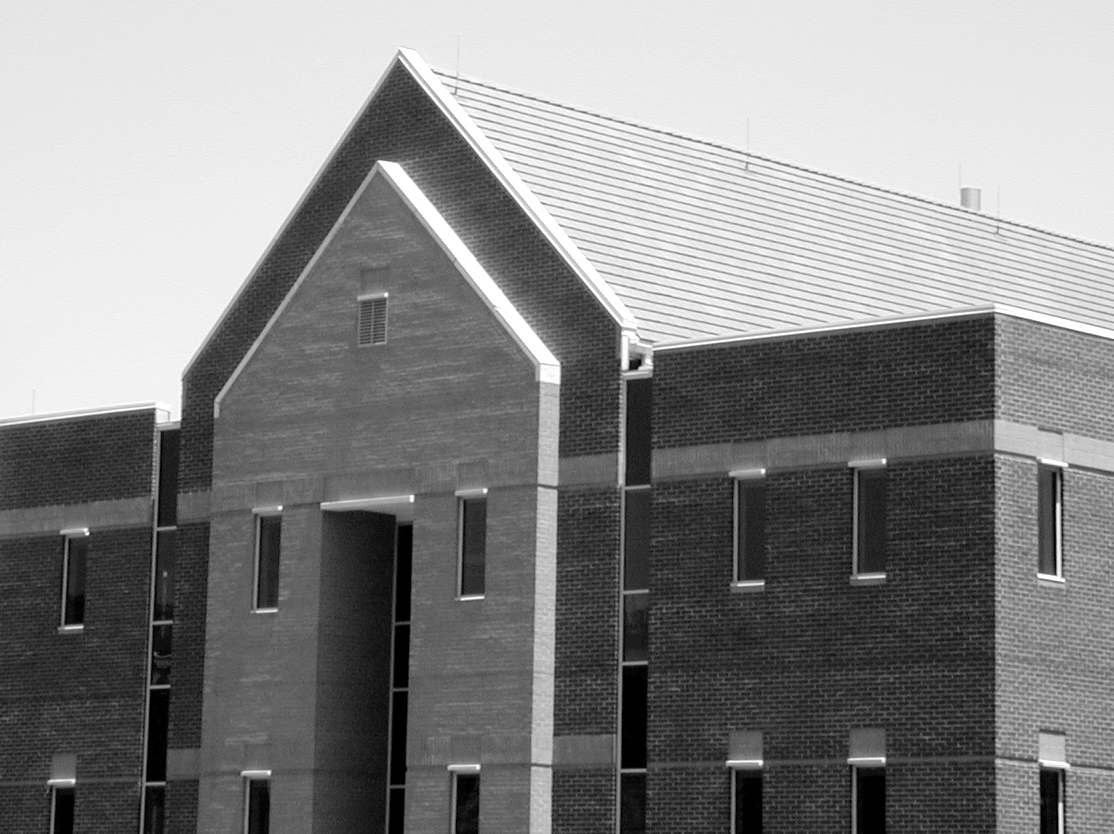
%> input picture Task 4/Fig1.tif, 1114 x 834 px
$ octave Lab5.m   (GNU Octave 9; MATLAB toolbox functions it lacks are replaced by stand-ins)
%> lines starting %> are read from the running program, lines starting %| are printed output that depends on the picture; in (x1, y1, x2, y2) boxes, pixels count from 0 and x2, y2 are one past the last pixel; in counts of white or black regions, pixels touching at a corner belong together; the program's own positions count from 1
### Task 4/imnoise2.m
function R = imnoise2(type, M, N, a, b)
%IMNOISE2 Generates an array of random numbers with specified PDF.
%   R = IMNOISE2(TYPE, M, N, A, B) generates an array, R, of size
%   M-by-N, whose elements are random numbers of the specified TYPE
%   with parameters A and B. If only TYPE is included in the
%   input argument list, a  single random number of the specified
%   TYPE and default parameters shown below is generated. If only
%   TYPE, M, and N are provided, the default parameters shown below
%   are used.  If M = N = 1, IMNOISE2 generates a single random
%   number of the specified TYPE and parameters A and B.
%
%   Valid values for TYPE and parameters A and B are:
%
%   'uniform'       Uniform random numbers in the interval (A, B).
%                   The default values are (0, 1).
%   'gaussian'      Gaussian random numbers with mean A and standard
%                   deviation B. The default values are A = 0, B = 1.
%   'salt & pepper' Salt and pepper numbers of amplitude 0 with
%                   probability Pa = A, and amplitude 1 with
%                   probability Pb = B. The default values are Pa =
%                   Pb = A = B = 0.05.  Note that the noise has
%                   values 0 (with probability Pa = A) and 1 (with
%                   probability Pb = B), so scaling is necessary if
%                   values other than 0 and 1 are required. The noise
%                   matrix R is assigned three values. If R(x, y) =
%                   0, the noise at (x, y) is pepper (black).  If
%                   R(x, y) = 1, the noise at (x, y) is salt
%                   (white). If R(x, y) = 0.5, there is no noise
%                   assigned to coordinates (x, y).
%   'lognormal'     Lognormal numbers with offset A and shape
%                   parameter B. The defaults are A = 1 and B =
%                   0.25.
%   'rayleigh'      Rayleigh noise with parameters A and B. The
%                   default values are A = 0 and B = 1.
%   'exponential'   Exponential random numbers with parameter A.  The
%                   default is A = 1.
%   'erlang'        Erlang (gamma) random numbers with parameters A
%                   and B.  B must be a positive integer. The
%                   defaults are A = 2 and B = 5.  Erlang random
%                   numbers are approximated as the sum of B
%                   exponential random numbers.

%   Copyright 2002-2004 R. C. Gonzalez, R. E. Woods, & S. L. Eddins
%   Digital Image Processing Using MATLAB, Prentice-Hall, 2004
%   $Revision: 1.5 $  $Date: 2003/10/12 23:37:29 $

% Set default values.
if nargin == 1
   a = 0; b = 1;
   M = 1; N = 1;
elseif nargin == 3
   a = 0; b = 1;
end

% Begin processing. Use lower(type) to protect against input being
% capitalized.
switch lower(type)
case 'uniform'
   R = a + (b - a)*rand(M, N);
case 'gaussian'
   R = a + b*randn(M, N);
case 'salt & pepper'
   if nargin <= 3
      a = 0.05; b = 0.05;
   end
   % Check to make sure that Pa + Pb is not > 1.
   if (a + b) > 1
      error('The sum Pa + Pb must not exceed 1.')
   end
   R(1:M, 1:N) = 0.5;
   % Generate an M-by-N array of uniformly-distributed random numbers
   % in the range (0, 1). Then, Pa*(M*N) of them will have values <=
   % a. The coordinates of these points we call 0 (pepper
   % noise). Similarly, Pb*(M*N) points will have values in the range
   % > a & <= (a + b).  These we call 1 (salt noise).
   X = rand(M, N);
   c = find(X <= a);
   R(c) = 0;
   u = a + b;
   c = find(X > a & X <= u);
   R(c) = 1;
case 'lognormal'
   if nargin <= 3
      a = 1; b = 0.25;
   end
   R = a*exp(b*randn(M, N));
case 'rayleigh'
   R = a + (-b*log(1 - rand(M, N))).^0.5;
case 'exponential'
   if nargin <= 3
      a = 1;
   end
   if a <= 0
      error('Parameter a must be positive for exponential type.')
   end
   k = -1/a;
   R = k*log(1 - rand(M, N));
case 'erlang'
   if nargin <= 3
      a = 2; b = 5;
   end
   if (b ~= round(b) | b <= 0)
      error('Param b must be a positive integer for Erlang.')
   end
   k = -1/a;
   R = zeros(M, N);
   for j = 1:b
      R = R + k*log(1 - rand(M, N));
   end
otherwise
   error('Unknown distribution type.')
end


### Task 4/Lab5.m
clear
clc
close all

im1=imread('Fig1.tif');
%> im1 is the input picture: size 834x1114 uint8; min 0, max 255, mean 133.3
im2=imread('Fig2.tif');
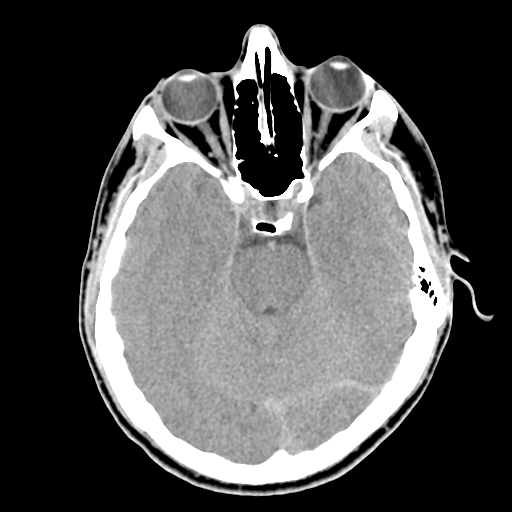
%> input picture Task 4/Fig2.tif, 512 x 512 px
%> im2 is the input picture: size 512x512 uint8; min 0, max 255, mean 80.4
% [122 lines of commented-out code are left out]

imguni=imnoise2('uniform',512,512);
a=cast(imguni,'uint8');
im1uni=immultiply(im2,a);

 imggaussian=imnoise2('gaussian',512,512);
 b=cast(imggaussian,'uint8');
 im1gauss=immultiply(im2,b);
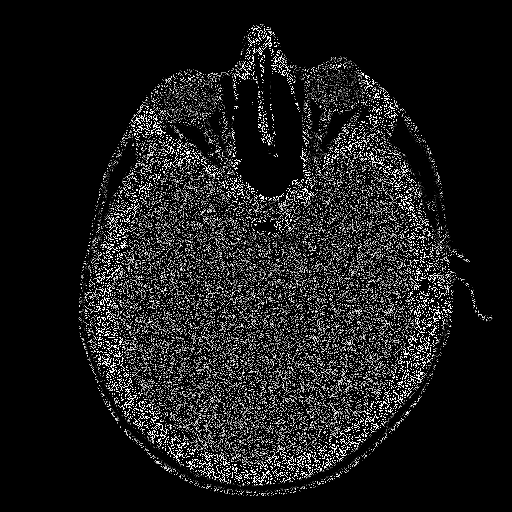
%> im1gauss: size 512x512 uint8; min 0, max 255, mean 27.1

imgsaltpepper=imnoise2('salt & pepper',512,512);
c=cast(imgsaltpepper,'uint8');
im1sp=immultiply(im2,c);
%
imglognormal=imnoise2('lognormal',512,512);
d=cast(imglognormal,'uint8');
im1log=immultiply(im2,d);

imgrayleigh=imnoise2('rayleigh',512,512);
e=cast(imgrayleigh,'uint8');
im1ray=immultiply(im2,e);

imgexponential=imnoise2('exponential',512,512);
f=cast(imgexponential,'uint8');
im1exp=immultiply(im2,f);
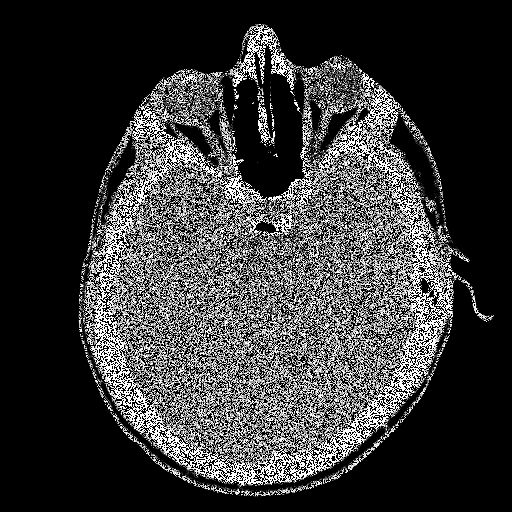
%> im1exp: size 512x512 uint8; min 0, max 255, mean 56.4

imgerlang=imnoise2('erlang',512,512);
g=cast(imgerlang,'uint8');
im1erl=immultiply(im2,g);
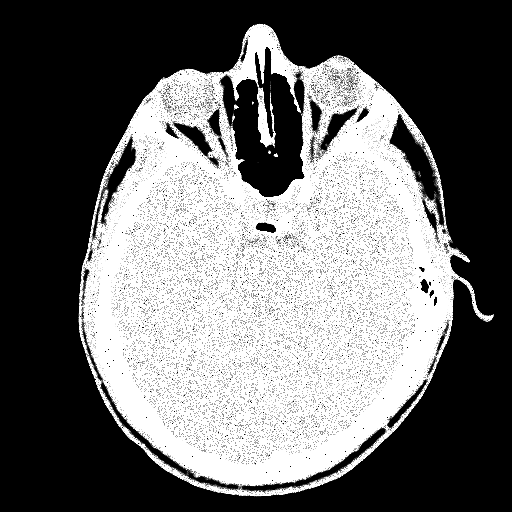
%> im1erl: size 512x512 uint8; min 0, max 255, mean 108.4

    Applying edge detection
%> (this line was passed over: Applying is not available in this run)

 im1unilog=edge(im1uni,'log');
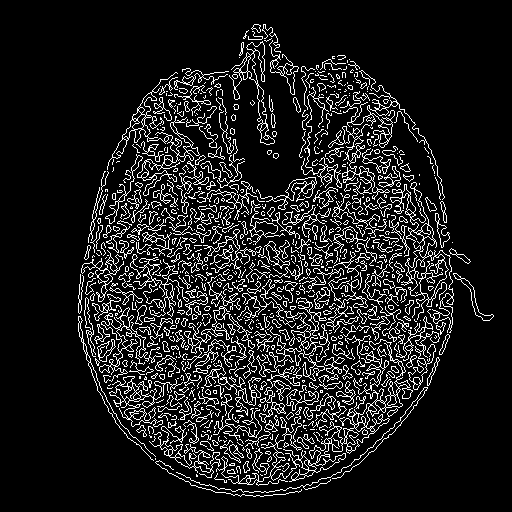
%> im1unilog: size 512x512 logical; 11.6% white in thin lines or dots, all inside (x1, y1, x2, y2) = (78, 24, 494, 497)
 im1unicanny=edge(im1uni,'canny');
%> im1unicanny: size 512x512 logical; 15.3% white in thin lines or dots, all inside (x1, y1, x2, y2) = (78, 24, 493, 497)

 im1gausslog=edge(im1gauss,'log');
%> im1gausslog: size 512x512 logical; 11.8% white in thin lines or dots, all inside (x1, y1, x2, y2) = (77, 23, 494, 497)
 im1gausscanny=edge(im1gauss,'canny');
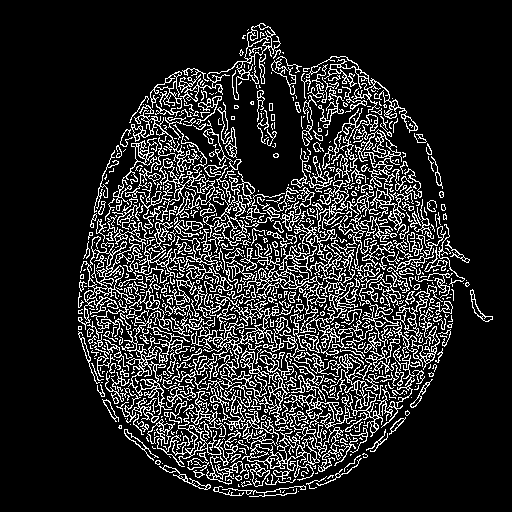
%> im1gausscanny: size 512x512 logical; 15.6% white in thin lines or dots, all inside (x1, y1, x2, y2) = (78, 23, 493, 497)

 im1splog=edge(im1sp,'log');
%> im1splog: size 512x512 logical; 8.2% white in thin lines or dots, all inside (x1, y1, x2, y2) = (78, 25, 495, 497)
 im1spcanny=edge(im1sp,'canny');
%
im1normallog=edge(im1log,'log');
 im1normalcanny=edge(im1log,'canny');

 im1raylog=edge(im1ray,'log');
%> im1raylog: size 512x512 logical; 11.1% white in thin lines or dots, all inside (x1, y1, x2, y2) = (78, 24, 495, 497)
 im1raycanny=edge(im1ray,'canny');

 im1explog=edge(im1exp,'log');
 im1expcanny=edge(im1exp,'canny');
%> im1expcanny: size 512x512 logical; 15.5% white in thin lines or dots, all inside (x1, y1, x2, y2) = (78, 23, 494, 497)

 im1erllog=edge(im1erl,'log');
%> im1erllog: size 512x512 logical; 6.6% white in thin lines or dots, all inside (x1, y1, x2, y2) = (78, 24, 495, 496)
 im1erlcanny=edge(im1erl,'canny');
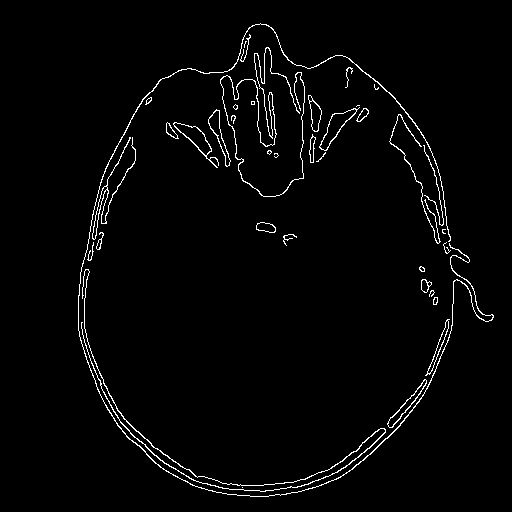
%> im1erlcanny: size 512x512 logical; 2.3% white in thin lines or dots, all inside (x1, y1, x2, y2) = (78, 23, 494, 497)


  figure,
  subplot (4,3,2), imshow(im2), title ('Fig2 original image ');
  subplot (4,3,4), imshow(im1uni), title ('Fig2 with uni noise');
  subplot (4,3,5), imshow(im1unilog), title ('Noisy Fig2 with Marr-Hildreth ');
  subplot (4,3,6), imshow(im1unicanny), title ('Noisy Fig2 with Canny edge detection');
  subplot (4,3,7), imshow(im1gauss), title ('Fig2 with gauss noise ');
  subplot (4,3,8), imshow(im1gausslog), title ('Noisy Fig2 with Marr-Hildreth');
  subplot (4,3,9), imshow(im1gausscanny), title ('Noisy Fig2 with Canny edge detection ');
  subplot (4,3,10), imshow(im1sp), title ('Fig2 with salt pepper noise ');
  subplot (4,3,11), imshow(im1splog), title ('Noisy Fig2 with Marr-Hildreth');
  subplot (4,3,12), imshow(im1spcanny), title ('Noisy Fig2 with Canny edge detection ');

  figure,
  subplot (5,3,2), imshow(im2), title ('Fig2 original image ');
  subplot (5,3,4), imshow(im1log), title ('Fig2 with log normal noise');
  subplot (5,3,5), imshow(im1normallog), title ('Noisy Fig2 with Marr-Hildreth ');
  subplot (5,3,6), imshow(im1normalcanny), title ('Noisy Fig2 with Canny edge detection');
  subplot (5,3,7), imshow(im1ray), title ('Fig2 with ray leigh noise ');
  subplot (5,3,8), imshow(im1raylog), title ('Noisy Fig2 with Marr-Hildreth');
  subplot (5,3,9), imshow(im1raycanny), title ('Noisy Fig2 with Canny edge detection ');
  subplot (5,3,10), imshow(im1exp), title ('Fig2 with exponential noise ');
  subplot (5,3,11), imshow(im1explog), title ('Noisy Fig2 with Marr-Hildreth');
  subplot (5,3,12), imshow(im1expcanny), title ('Noisy Fig2 with Canny edge detection ');
  subplot (5,3,13), imshow(im1erl), title ('Fig2 with erlang noise ');
  subplot (5,3,14), imshow(im1erllog), title ('Noisy Fig2 with Marr-Hildreth');
  subplot (5,3,15), imshow(im1erlcanny), title ('Noisy Fig2 with Canny edge detection ');
